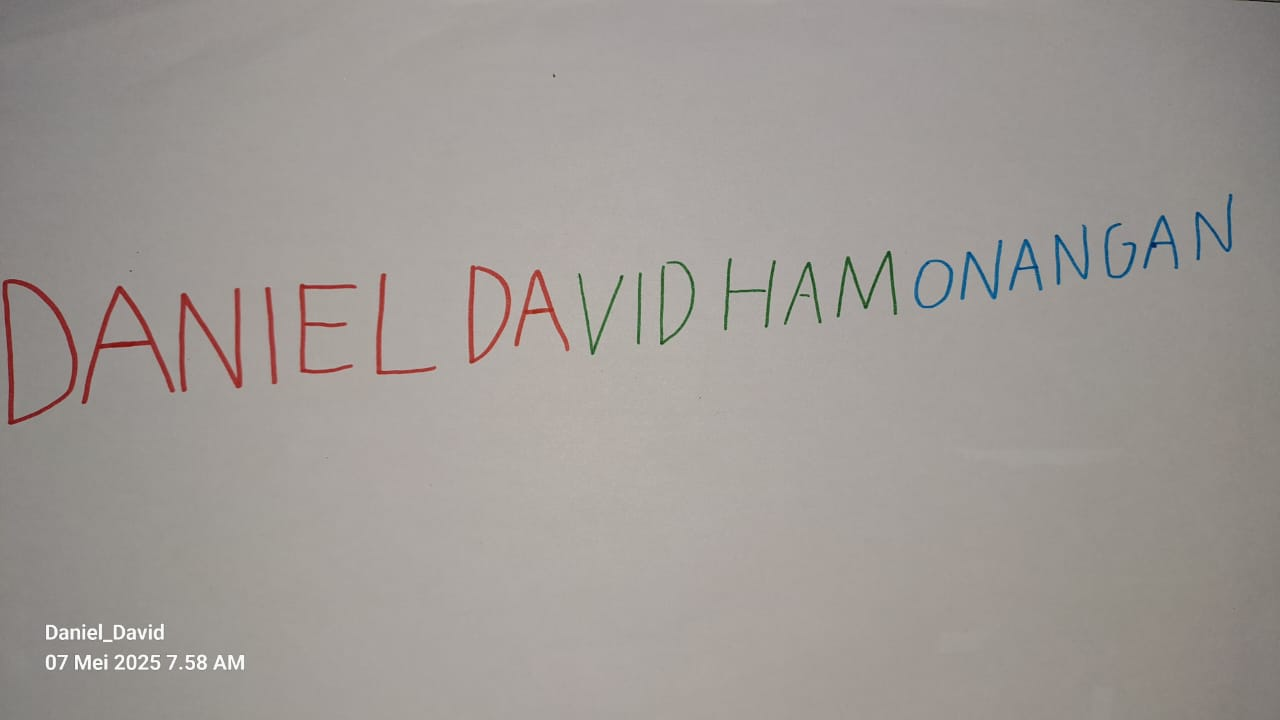
#> input picture foto3.jpg, 1280 x 720 px
$ jupyter execute UTS_Praktikum_Daniel_David_Hamonangan_Hutabarat.ipynb
#> lines starting #> are read from the running program, lines starting #| are printed output that depends on the picture; after the words box and inside, x2 and y2 are one past the last pixel; in counts of white or black regions, pixels touching at a corner belong together
# Import Library Dan Gambar

[cell 1]
import cv2
import numpy as np
import matplotlib.pyplot as plt   #202331129_DanielDavid_Hamonangan_Hutabarat

[cell 2]
image = cv2.imread('foto3.jpg')
#> image is the input picture: shape (720, 1280, 3); mean B, G, R 149.6, 153.7, 159.1

# Deteksi Warna Citra

[cell 3]
blue, green, red = cv2.split(image)
image_rgb = cv2.cvtColor(image, cv2.COLOR_BGR2RGB)
fig, axs = plt.subplots(2, 2, figsize=(15, 8))

axs[0, 0].set_title("CITRA KONTRAS")
axs[0, 0].imshow(image_rgb)

axs[0, 1].set_title("BIRU") #Biru
axs[0, 1].imshow(blue, cmap='gray')

axs[1, 0].set_title("MERAH") #Merah        #202331129_DanielDavid_Hamonangan_Hutabarat
axs[1, 0].imshow(red, cmap='gray')

axs[1, 1].set_title("HIJAU") #hijau
axs[1, 1].imshow(green, cmap='gray')

plt.tight_layout()
plt.show()

# Histogram pada soal no.1

[cell 4]
r = image_rgb[:, :, 0]
g = image_rgb[:, :, 1]
b = image_rgb[:, :, 2]

fig, axs = plt.subplots(2, 2, figsize=(12, 8))

#Histogram Citra Kontras
axs[0, 0].hist(image_rgb.flatten(), bins=256, range=[0, 256], color='gray')
axs[0, 0].set_title('Histogram Citra Kontras')
axs[0, 0].set_xlim([0, 256])
axs[0, 0].set_xlabel('Intensitas')
axs[0, 0].set_ylabel('Frekuensi')

#Histogram Biru
axs[0, 1].hist(b.flatten(), bins=256, range=[0, 256], color='b')
axs[0, 1].set_title('Histogram Biru')
axs[0, 1].set_xlim([0, 256])
axs[0, 1].set_xlabel('Intensitas')
axs[0, 1].set_ylabel('Frekuensi')

#Histogram Merah
axs[1, 1].hist(r.flatten(), bins=256, range=[0, 256], color='r')    #202331129_DanielDavid_Hamonangan_Hutabarat
axs[1, 1].set_title('Histogram Merah')
axs[1, 1].set_xlim([0, 256])
axs[1, 1].set_xlabel('Intensitas')
axs[1, 1].set_ylabel('Frekuensi')

#Histogram Hijau
axs[1, 0].hist(g.flatten(), bins=256, range=[0, 256], color='g')
axs[1, 0].set_title('Histogram Hijau')
axs[1, 0].set_xlim([0, 256])
axs[1, 0].set_xlabel('Intensitas')
axs[1, 0].set_ylabel('Frekuensi')

plt.tight_layout()
plt.show()
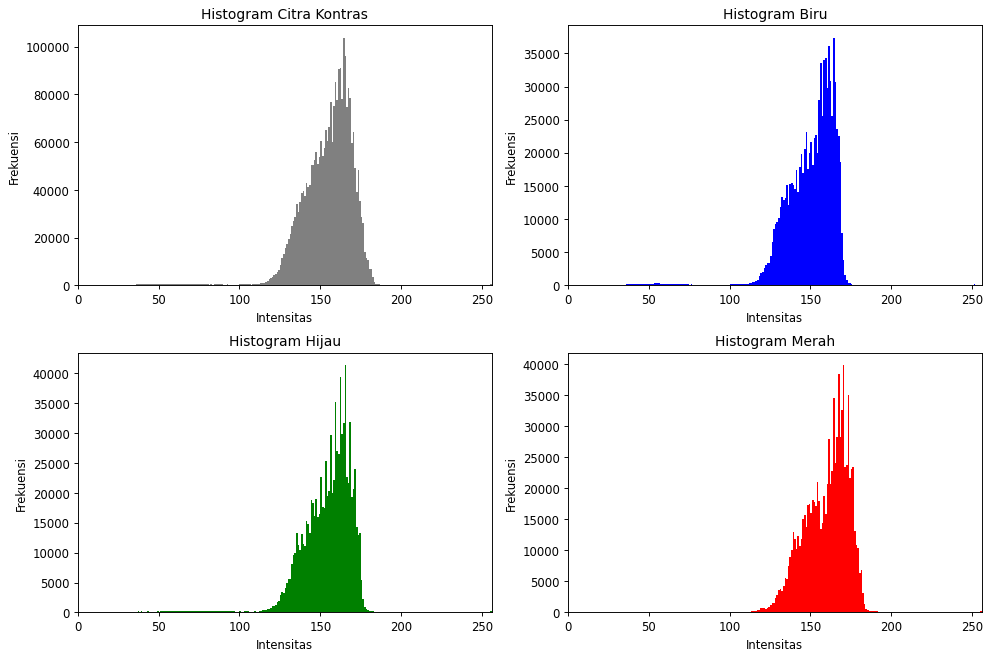
#> figure drawn by matplotlib, 4 panels; panel 1: tallest bar 103670 high, from x = 164 to 165; panel 2: tallest bar 37351 high, from x = 164 to 165; panel 3: tallest bar 41428 high, from x = 165 to 166; panel 4: tallest bar 39886 high, from x = 170 to 171

# Urutan Ambang Batas Terkecil Sampai Dengan Terbesar

[cell 5]
# Deteksi Warna Biru
color_image = cv2.imread('foto3.jpg')
hsv = cv2.cvtColor(color_image, cv2.COLOR_BGR2HSV)
#> hsv: shape (720, 1280, 3); mean H, S, V 15.3, 16.9, 159.6

lower_blue = np.array([100, 50, 50])
upper_blue = np.array([130, 255, 255])

mask = cv2.inRange(hsv, lower_blue, upper_blue)
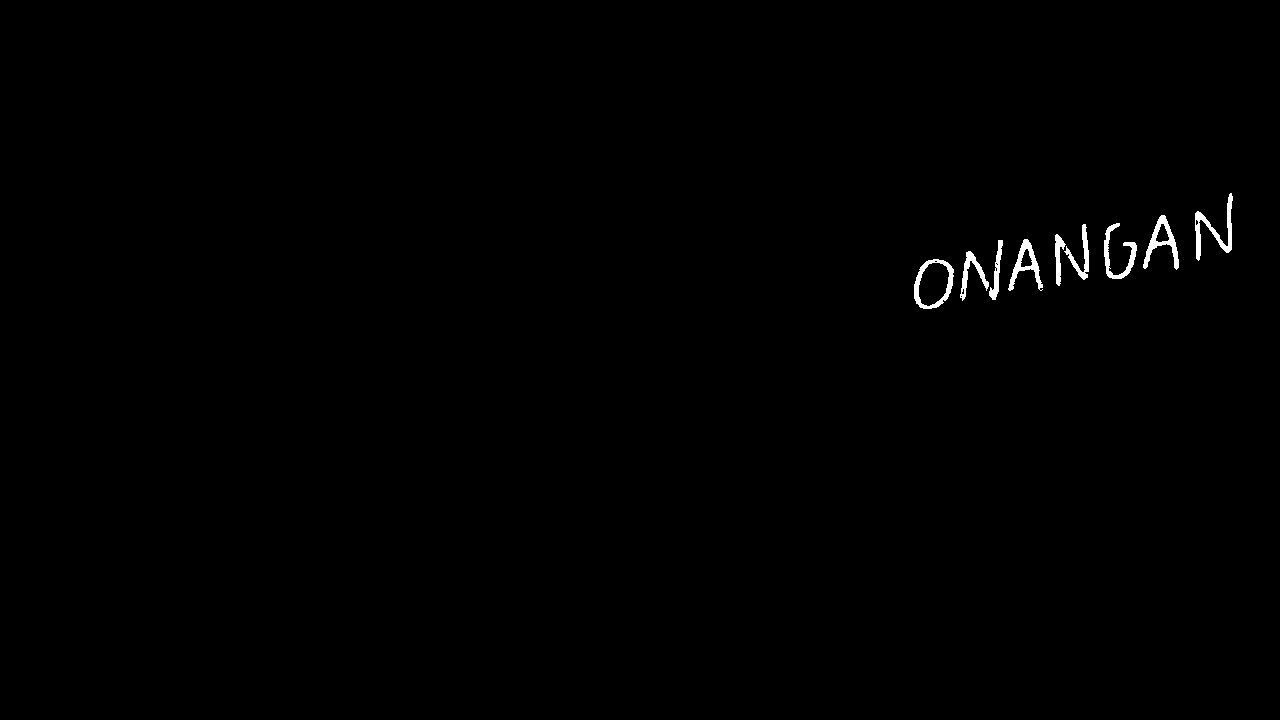
#> mask: shape (720, 1280); 0.48% white; 9 white regions, largest, box (x1, y1, x2, y2) and area: (1195, 193, 1233, 261) 678, (1143, 215, 1179, 270) 607, (914, 259, 954, 309) 598
hasil = cv2.bitwise_and(color_image, color_image, mask=mask) #202331129_DanielDavid_Hamonangan_Hutabarat
fig, axs = plt.subplots(1, 2, figsize=(10, 5))

#Menampilkan Citra
axs[0].imshow(cv2.cvtColor(color_image, cv2.COLOR_BGR2RGB))
axs[0].set_title('Citra Asli')
axs[1].imshow(mask, cmap='gray')
axs[1].set_title('Blue')

plt.show()

[cell 6]
# Deteksi Warna Biru Dan merah
hsv = cv2.cvtColor(color_image, cv2.COLOR_BGR2HSV)

lower_blue = np.array([100, 50, 50])
upper_blue = np.array([130, 255, 255])
lower_red1 = np.array([0, 50, 50])
upper_red1 = np.array([10, 255, 255])
lower_red2 = np.array([170, 50, 50])
upper_red2 = np.array([180, 255, 255])


mask_blue = cv2.inRange(hsv, lower_blue, upper_blue)
mask_red1 = cv2.inRange(hsv, lower_red1, upper_red1)
#> mask_red1: shape (720, 1280); 1.1% white; 32 white regions (21 under 20 px), largest, box (x1, y1, x2, y2) and area: (178, 288, 243, 393) 1940, (81, 287, 176, 405) 1447, (468, 265, 512, 365) 1394
mask_red2 = cv2.inRange(hsv, lower_red2, upper_red2)       #202331129_DanielDavid_Hamonangan_Hutabarat
#> mask_red2: shape (720, 1280); 0.21% white; 89 white regions (70 under 20 px), largest, box (x1, y1, x2, y2) and area: (28, 286, 73, 351) 325, (6, 332, 13, 418) 288, (2, 279, 15, 330) 193


mask_red = cv2.bitwise_or(mask_red1, mask_red2)
#> mask_red: shape (720, 1280); 1.3% white; 8 white regions, largest, box (x1, y1, x2, y2) and area: (2, 279, 79, 426) 2394, (178, 288, 243, 393) 2130, (81, 285, 176, 405) 2016
mask_combined = cv2.bitwise_or(mask_blue, mask_red)

fig, axs = plt.subplots(1, 2, figsize=(12, 5))

axs[0].imshow(cv2.cvtColor(color_image, cv2.COLOR_BGR2RGB))
axs[0].set_title('Citra Asli')

axs[1].imshow(mask_combined, cmap='gray')
axs[1].set_title('RED-BLUE')

plt.show()

[cell 7]
# Deteksi Warna Biru, Merah Dan Hijau
hsv = cv2.cvtColor(color_image, cv2.COLOR_BGR2HSV)


lower_blue = np.array([100, 50, 50])
upper_blue = np.array([130, 255, 255])

lower_red1 = np.array([0, 50, 50])
upper_red1 = np.array([10, 255, 255])
lower_red2 = np.array([170, 50, 50])
upper_red2 = np.array([180, 255, 255])

lower_green = np.array([30, 25, 25])
upper_green = np.array([120, 255, 255])

mask_blue = cv2.inRange(hsv, lower_blue, upper_blue)
mask_red1 = cv2.inRange(hsv, lower_red1, upper_red1)
mask_red2 = cv2.inRange(hsv, lower_red2, upper_red2)
mask_green = cv2.inRange(hsv, lower_green, upper_green)  #202331129_DanielDavid_Hamonangan_Hutabarat
#> mask_green: shape (720, 1280); 1.1% white; 15 white regions (2 under 20 px), largest, box (x1, y1, x2, y2) and area: (836, 250, 898, 318) 1175, (960, 239, 1003, 302) 967, (659, 260, 696, 345) 907

mask_combined = cv2.bitwise_or(mask_blue, mask_red1)
mask_combined = cv2.bitwise_or(mask_combined, mask_red2)
mask_combined = cv2.bitwise_or(mask_combined, mask_green)

hasil = cv2.bitwise_and(color_image, color_image, mask=mask_combined)

fig, axs = plt.subplots(1, 2, figsize=(10, 5))

axs[0].imshow(cv2.cvtColor(color_image, cv2.COLOR_BGR2RGB))
axs[0].set_title('Citra Asli')

axs[1].imshow(mask_combined, cmap='gray')
axs[1].set_title('RED-GREEN-BLUE')

plt.show()

[cell 8]
def display_image(image, title="foto3.jpg"):
    plt.imshow(cv2.cvtColor(image, cv2.COLOR_BGR2RGB))
    plt.title(title)
    plt.axis('on')
    plt.show()

hsv_image = cv2.imread('foto3.jpg', cv2.IMREAD_COLOR)
hsv_image = cv2.cvtColor(hsv_image, cv2.COLOR_BGR2HSV)

lower_blue = np.array([100, 50, 50])
upper_blue = np.array([130, 255, 255])
lower_red1 = np.array([0, 50, 50])
upper_red1 = np.array([10, 255, 255])
lower_red2 = np.array([170, 50, 50])
upper_red2 = np.array([180, 255, 255])
lower_green = np.array([40, 50, 50])
upper_green = np.array([80, 255, 255])

blue_mask = cv2.inRange(hsv_image, lower_blue, upper_blue)     #202331129_DanielDavid_Hamonangan_Hutabarat
red_mask1 = cv2.inRange(hsv_image, lower_red1, upper_red1)
red_mask2 = cv2.inRange(hsv_image, lower_red2, upper_red2)
green_mask = cv2.inRange(hsv_image, lower_green, upper_green)
#> green_mask: shape (720, 1280); 0.3% white; 8 white regions (1 under 20 px), largest, box (x1, y1, x2, y2) and area: (837, 251, 897, 317) 726, (660, 261, 695, 345) 516, (579, 274, 623, 354) 460
red_blue_mask = cv2.bitwise_or(red_mask1, red_mask2)
combined_mask = cv2.bitwise_or(blue_mask, cv2.bitwise_or(red_blue_mask, green_mask))
black_image = np.zeros_like(hsv_image, dtype=np.uint8)
black_detected_image = cv2.bitwise_and(black_image, black_image, mask=combined_mask)
#> black_detected_image: shape (720, 1280, 3); every value is 0

display_image(black_detected_image, "None")

[cell 9]
fig, axs = plt.subplots(2, 2, figsize=(12, 8))

axs[0, 0].imshow(cv2.bitwise_and(black_image, black_image, mask=combined_mask))
axs[0, 0].set_title('None')

axs[0, 1].imshow(blue_mask, cmap='gray')
axs[0, 1].set_title('Blue')

axs[1, 0].imshow(red_blue_mask, cmap='gray')  #202331129_DanielDavid_Hamonangan_Hutabarat
axs[1, 0].set_title('Red-Blue')

axs[1, 1].imshow(combined_mask, cmap='gray')
axs[1, 1].set_title('Red-Green-Blue')

for ax in axs.flat:
    ax.axis('on')


plt.tight_layout()
plt.show()

[cell 10]
crop = hsv[100:150, 100:150]
#> crop: shape (50, 50, 3); mean H, S, V 14, 11.1, 144.2

h_min, s_min, v_min = np.min(crop[:, :, 0]), np.min(crop[:, :, 1]), np.min(crop[:, :, 2])
#> h_min = 6; s_min = 5; v_min = 139
h_max, s_max, v_max = np.max(crop[:, :, 0]), np.max(crop[:, :, 1]), np.max(crop[:, :, 2])
#> h_max = 24; s_max = 13; v_max = 149


lower_auto = np.array([h_min, s_min, v_min])
#> lower_auto = [6, 5, 139]
upper_auto = np.array([h_max, s_max, v_max])
#> upper_auto = [24, 13, 149]

print("Ambang batas otomatis (dari crop area):")
print(f"Lower: {lower_auto}")
#| Lower: [  6   5 139]
print(f"Upper: {upper_auto}")
#| Upper: [ 24  13 149]


mask_auto = cv2.inRange(hsv, lower_auto, upper_auto)
#> mask_auto: shape (720, 1280); 6.7% white; 518 white regions (470 under 20 px), largest, box (x1, y1, x2, y2) and area: (16, 24, 216, 356) 24767, (1067, 0, 1232, 256) 17950, (5, 448, 96, 630) 8093
hasil_auto = cv2.bitwise_and(color_image, color_image, mask=mask_auto)

# Memperbaiki Gambar Backlight

[cell 11]
# Memanggil Citra
path = "foto1.jpg"
img = cv2.imread(path)
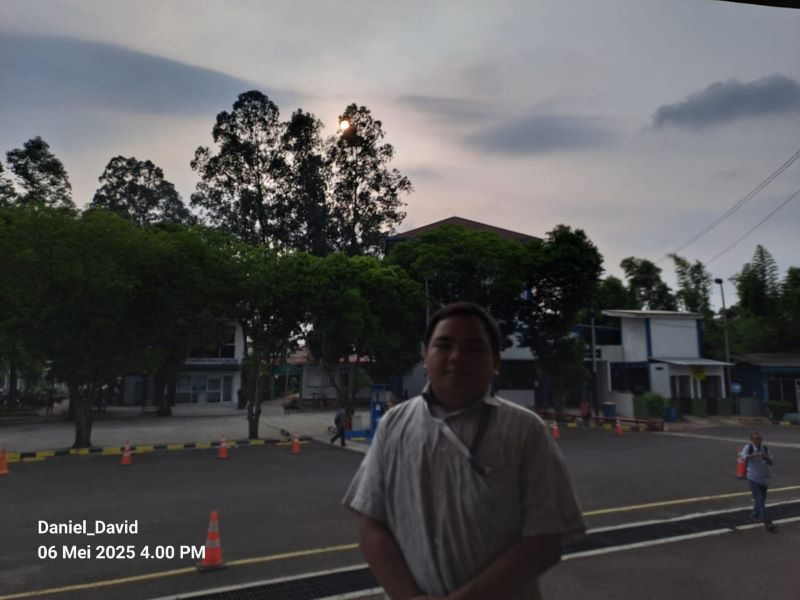
#> input picture foto1.jpg, 800 x 600 px
#> img is the input picture: shape (600, 800, 3); mean B, G, R 84.5, 83.9, 83.9

# Konversi Citra BGR ke RGB
img_rgb = cv2.cvtColor(img, cv2.COLOR_BGR2RGB)

# Konversi Citra Grayscale
img_gray = cv2.cvtColor(img, cv2.COLOR_BGR2GRAY)

# Pencerahan Citra gray
bright_gray = cv2.convertScaleAbs(img_gray, alpha=1, beta=50)
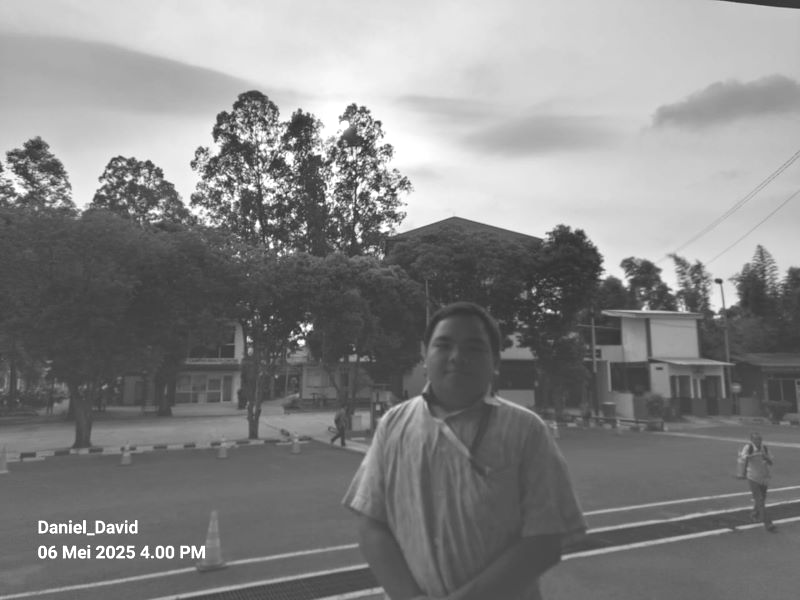
#> bright_gray: shape (600, 800); min 50, max 255, mean 133.8

# Penambahan kontras pada Citra gray
contrast_gray = cv2.convertScaleAbs(img_gray, alpha=1.5, beta=0)
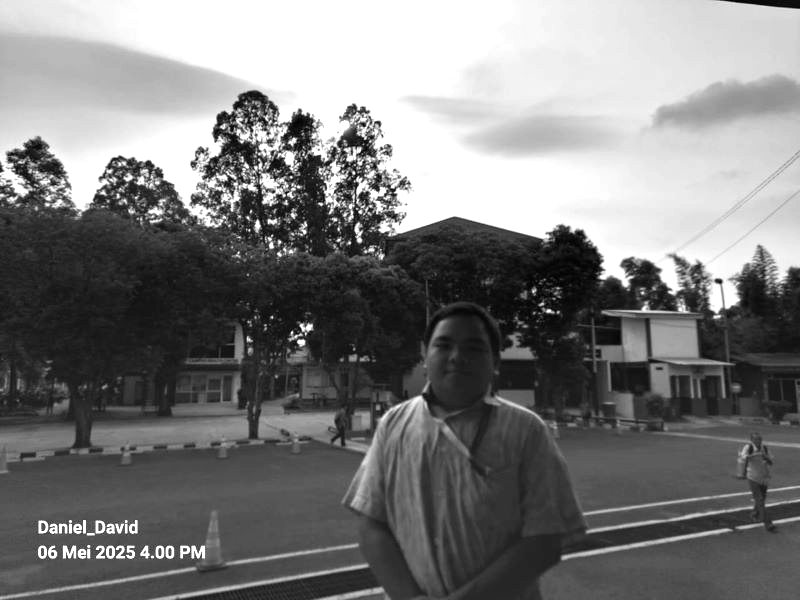
#> contrast_gray: shape (600, 800); min 0, max 255, mean 123.6

# Dipercerah  dan Diperkontras Citra
bright_contrast_gray = cv2.convertScaleAbs(img_gray, alpha=1.5, beta=50) #202331129_DanielDavid_Hamonangan_Hutabarat
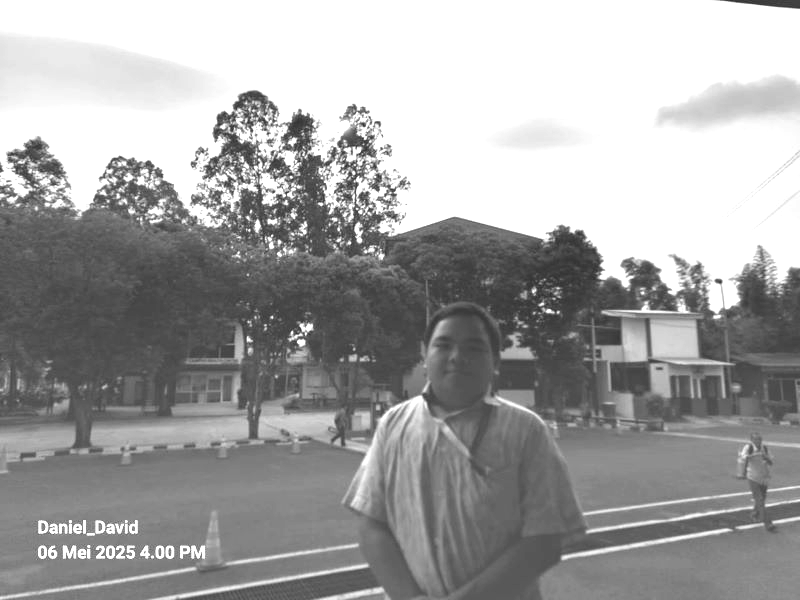
#> bright_contrast_gray: shape (600, 800); min 50, max 255, mean 163.1

plt.figure(figsize=(15, 10))

# Menampilkan Citra Asli
plt.subplot(2, 3, 1)
plt.imshow(img_rgb)
plt.title("Gambar Asli")
plt.axis("off")

# Menampilkan Citra Grayscale
plt.subplot(2, 3, 2)
plt.imshow(img_gray, cmap='gray')
plt.title("Gambar Gray")
plt.axis("off")

# Menampilkan Citra Grayscale Dipercerah
plt.subplot(2, 3, 3)
plt.imshow(bright_gray, cmap='gray')
plt.title("Gambar Gray yang Dipercerah")
plt.axis("off")

# Menampilkan Citra Grayscale Diperkontras
plt.subplot(2, 3, 4)
plt.imshow(contrast_gray, cmap='gray')
plt.title("Gambar Gray yang Diperkontras")
plt.axis("off")

# Menampilkan Citra Grayscale Dipercerah Dan Diperkontras
plt.subplot(2, 3, 5)
plt.imshow(bright_contrast_gray, cmap='gray')
plt.title("Gambar Gray Dipercerah & Diperkontras")
plt.axis("off")

plt.tight_layout()
plt.show()
